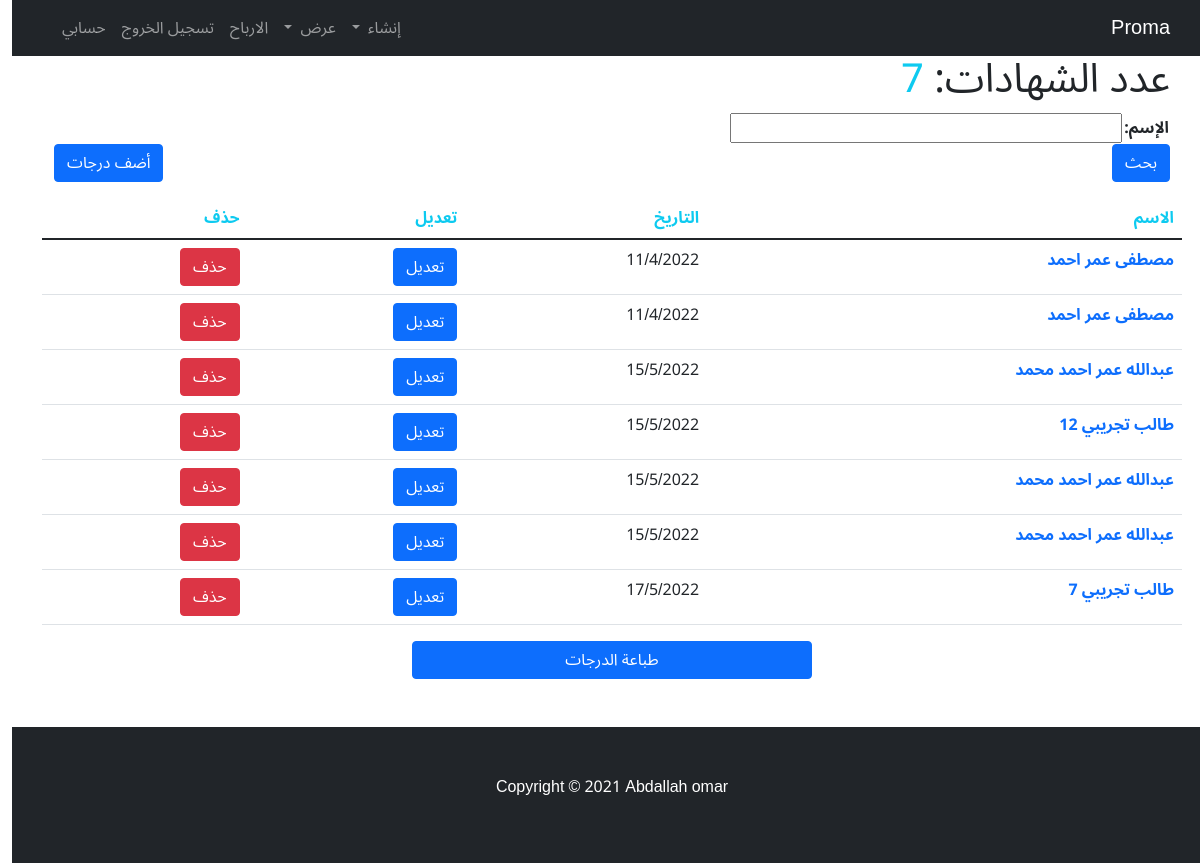
Page /darajat/ (signed in) on the earlier database version.
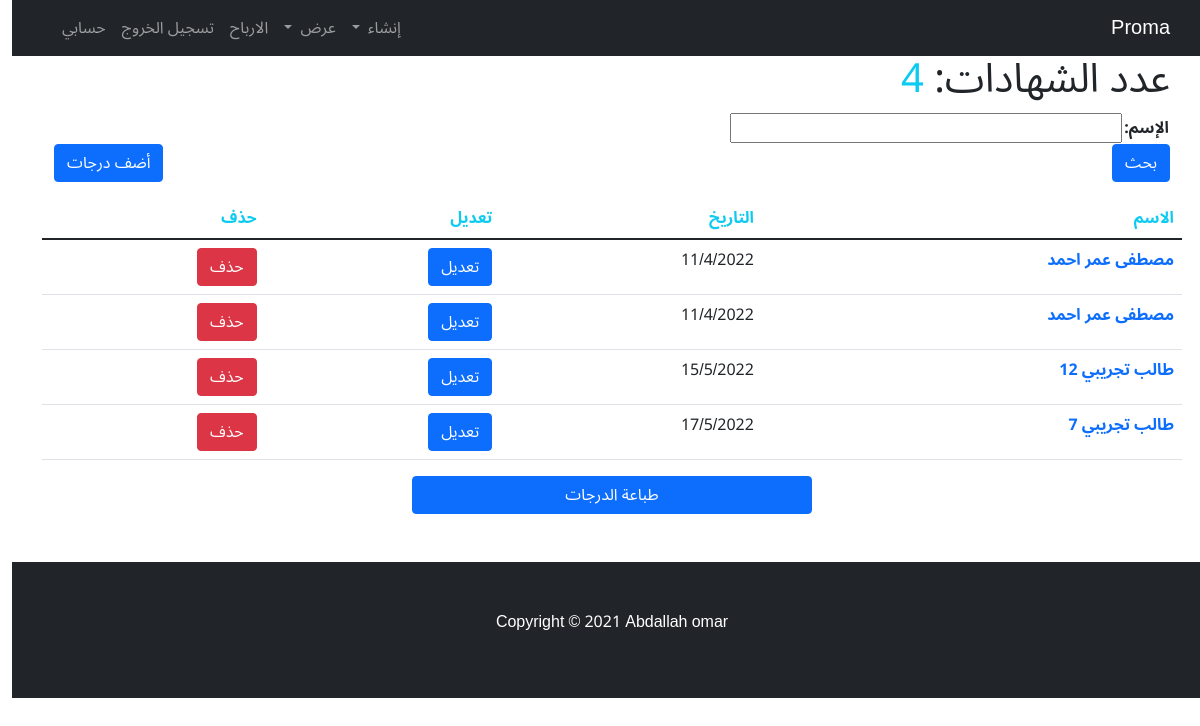
Same page on the later database version.
### home_app/models.py (models this page shows, shortened)
class darajat(models.Model):
    user = models.ForeignKey(User, verbose_name=("المستخدم"), on_delete=models.CASCADE)
    profile = models.ForeignKey(Profile, verbose_name=("profile"), on_delete=models.CASCADE)
    name = models.ForeignKey(boy, verbose_name=("اسم الطالب"), on_delete=models.CASCADE, null=True)
    mada = models.ForeignKey(mawad, verbose_name=("المادة"), on_delete=models.CASCADE)
    daraja = models.IntegerField(verbose_name='درجة الطالب')
    mada1 = models.ForeignKey(mawad, verbose_name=("المادة"), on_delete=models.CASCADE,related_name='mada1')
    daraja1 = models.IntegerField(verbose_name='درجة الطالب')
    mada2 = models.ForeignKey(mawad, verbose_name=("المادة"), on_delete=models.CASCADE,related_name='mada2')
    daraja2 = models.IntegerField(verbose_name='درجة الطالب')
    mada3 = models.ForeignKey(mawad, verbose_name=("المادة"), on_delete=models.CASCADE,related_name='mada3')
    daraja3 = models.IntegerField(verbose_name='درجة الطالب')
    mada4 = models.ForeignKey(mawad, verbose_name=("المادة"), on_delete=models.CASCADE,related_name='mada4',null=True,blank=True)
    daraja4 = models.IntegerField(verbose_name='درجة الطالب' ,null=True, default='0')
    mada5 = models.ForeignKey(mawad, verbose_name=("المادة"), on_delete=models.CASCADE,related_name='mada5',null=True,blank=True)
    daraja5 = models.IntegerField(verbose_name='درجة الطالب' ,null=True, default='0')
    mada6 = models.ForeignKey(mawad, verbose_name=("المادة"), on_delete=models.CASCADE,related_name='mada6',null=True,blank=True)
    daraja6 = models.IntegerField(verbose_name='درجة الطالب',null=True, default='0')
    mada7 = models.ForeignKey(mawad, verbose_name=("المادة"), on_delete=models.CASCADE,related_name='mada7',null=True,blank=True)
    daraja7 = models.IntegerField(verbose_name='درجة الطالب',null=True, default='0')
    add_date = models.DateField(auto_now=False, auto_now_add=False, verbose_name="التاريخ",null=True,blank=True)
    def __str__(self):
        return str(self.name)

class boy(models.Model):
    user = models.ForeignKey(User, verbose_name=("المستخدم"), on_delete=models.CASCADE)
    name = models.CharField(max_length=50, verbose_name="الاسم")
    age = models.IntegerField(verbose_name="السن")
    boy_class = models.ForeignKey("classes", verbose_name=("الفصل"), on_delete=models.PROTECT)
    number_kawme = models.IntegerField(verbose_name="الرقم القومي")
    number_phone = models.IntegerField(verbose_name="رقم الوالد او الوالدة")
    image = models.ImageField(upload_to="boys_images/", verbose_name="صورة الطفل", blank=True, null=True)
    paid = models.IntegerField(verbose_name='المبلغ المدفوع')
    date = models.DateTimeField(auto_now=True, verbose_name="التاريخ")
    add_date = models.DateField(auto_now=False,auto_now_add=False,verbose_name="التاريخ",null=True,blank=True)
    def __str__(self):
        return self.name

### home_app/views.py (the view)
# urls.py: path('darajat/', darajats, name="darajats"),
@login_required
def darajats(request):
    darajats = darajat.objects.all().order_by('add_date')
    filter = darajatFilter(request.GET, queryset=darajats)
    darajats =  filter.qs
    paginator = Paginator(darajats,20)
    page_number = request.GET.get('page')
    page_pbj = paginator.get_page(page_number)
    context = {'darajat':page_pbj,'add':darajat.objects.get(id=5) , 'filter':filter, 'count':darajat.objects.filter(user=request.user).count()}
    return render(request, 'project/darajats.html', context)

### home_app/templates/project/darajats.html (shortened to what this page needs)
{% extends 'base.html' %}
{% block body %}
  <div class="container">
    <h1>عدد الشهادات: <span class="text-info">{{count}}</span></h1>
  </div>
  <div class="container">
    <div class="row">
      <form class="col-6">
        <table>{{filter.form.as_table}}</table>
            <button type="submit" class="btn btn-primary">بحث</button>
      </form>
      <div class="col-6 text-end align-self-end">
        <a href="{% url 'app:add_darajats' add.profile.id  %}" class="btn btn-primary">أضف درجات</a>
      </div>
    </div>
  </div>
    <table class="table container mt-3">
        <thead>
          <tr class="text-info">
            <th scope="col">الاسم</th>
            <th scope="col">التاريخ</th>
            <th scope="col">تعديل</th>
            <th scope="col">حذف</th>
          </tr>
        </thead>
        <tbody>
            {% for darajat in darajat %}
          <tr>
            <th scope="row"><a href="{% url 'app:darajat_detail' darajat.profile.id darajat.id %}">{{darajat}}</a></th>
            <td>{{darajat.add_date|date:"j/n/Y"}}</td>
            <td><a href="{% url 'app:edit_darajat' darajat.id%}" class="btn btn-primary">تعديل</a></td>
            <td><a href="{% url 'app:delete_darajat' darajat.id%}" class="btn btn-danger">حذف</a></td>
          </tr>
        {% endfor %}
        </tbody>
      </table>
    <div class="row">
      <div class="col text-center">
        <button onclick="window.print();" class="btn btn-primary col-4">طباعة الدرجات</button>
      </div>
    </div>
{% endblock body %}

Differences in the rows shown:
removed darajat: name.name "عبدالله عمر احمد محمد", add_date "15/5/2022"
removed darajat: name.name "عبدالله عمر احمد محمد", add_date "15/5/2022"
removed darajat: name.name "عبدالله عمر احمد محمد", add_date "15/5/2022"
Other differences:
{{ count }}: "7" → "4"
